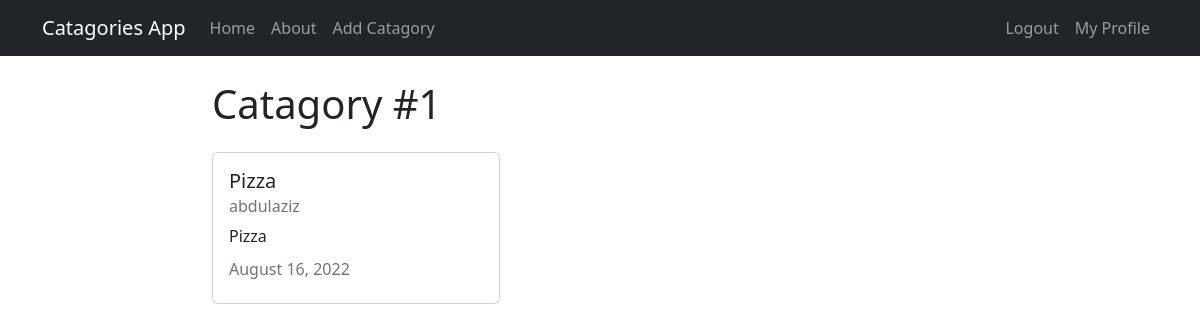
The app's page /catagory/1/ (signed in) with its own data.
### catagories/models.py (models this page shows, shortened)
class Catagory(models.Model):
    title = models.CharField(max_length=100)
    description = models.TextField(max_length=250)
    author = models.ForeignKey(User, on_delete=models.CASCADE)
    created_at = models.DateTimeField(auto_now_add=True)
    updated_at = models.DateTimeField(auto_now=True)

### catagories/views.py (the view)
class CatagoryDetailView(DetailView):
    model = models.Catagory
    template_name = 'catagories/catagory_detail.html'

### catagories/templates/catagories/catagory_detail.html (shortened to what this page needs)
{% extends 'catagories/base.html' %}
{% block content %}
<h1>Catagory #{{object.id}}</h1>
<div class="card my-4" style="width: 18rem;">
    <div class="card-body">
        <h5 class="card-title">{{ object.title }}</h5>
        <h6 class="card-subtitle mb-2 text-muted">{{object.author}}</h6>
        <p class="card-text">{{ object.description }}</p>
        <h6 class="card-subtitle mb-2 text-muted">{{object.updated_at|date:"F d, Y"}}</h6>
    </div>
</div>
{% endblock content%}

### records on screen
Catagory: id "1", title "Pizza", author "abdulaziz", description "Pizza", updated_at "August 16, 2022"
